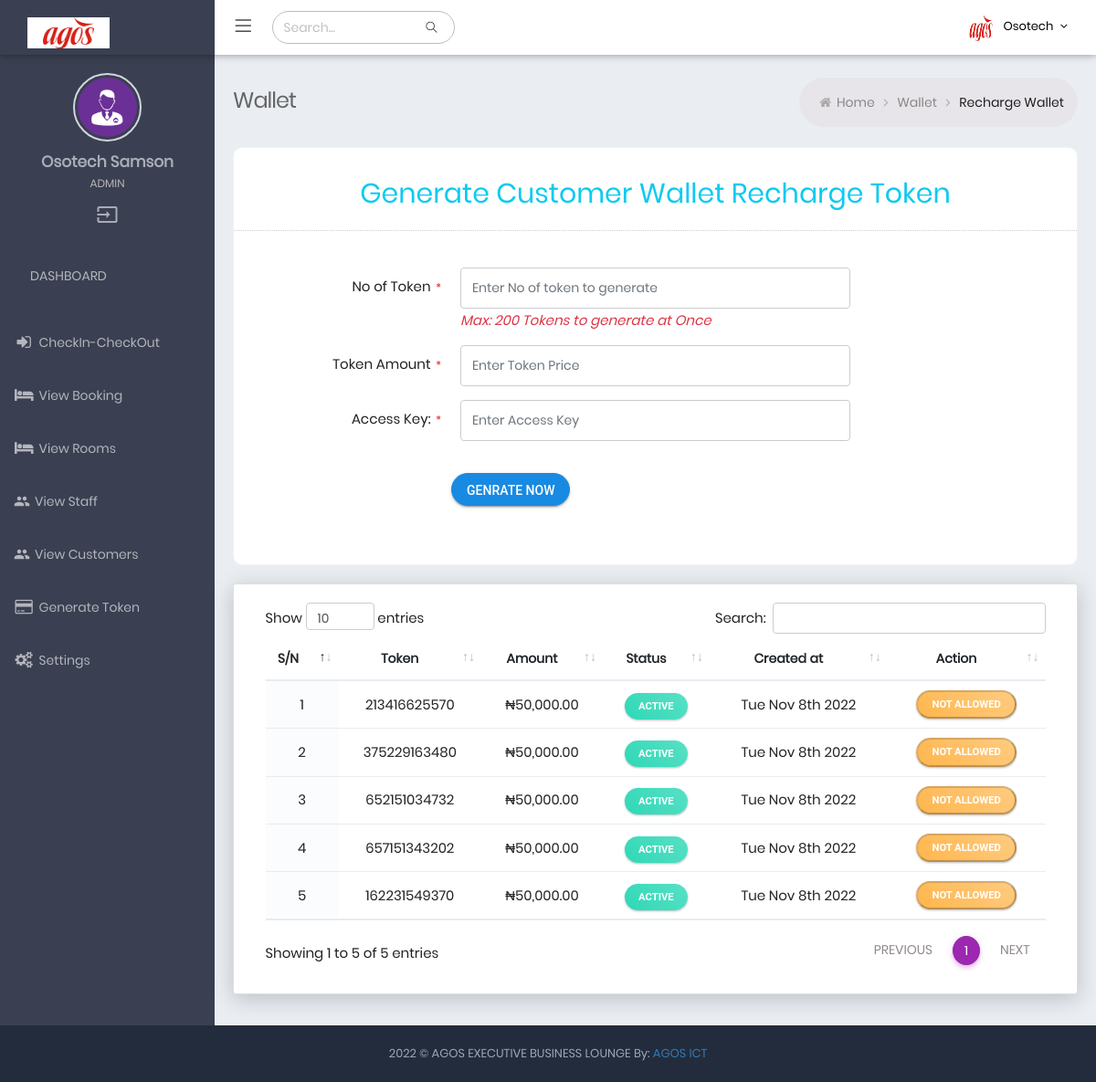
/generate (signed in), run on the app's committed database.
### tables this page shows
CREATE TABLE IF NOT EXISTS `tbl_settings` (
  `id` int(1) NOT NULL AUTO_INCREMENT,
  `company_name` varchar(255) DEFAULT NULL,
  `phone` varchar(255) DEFAULT NULL,
  `email` varchar(255) DEFAULT NULL,
  `address` text DEFAULT NULL,
  `country` varchar(255) DEFAULT NULL,
  `lga` varchar(255) DEFAULT NULL,
  `state` varchar(255) DEFAULT NULL,
  `favicon` varchar(255) DEFAULT NULL,
  `logo` varchar(255) DEFAULT NULL,
  `url` varchar(255) DEFAULT NULL,
  `owner` varchar(255) DEFAULT NULL,
  `founded_year` date DEFAULT NULL,
  `short_name` varchar(20) DEFAULT NULL,
  PRIMARY KEY (`id`)
);

CREATE TABLE IF NOT EXISTS `admin_tbl` (
  `id` int(11) NOT NULL AUTO_INCREMENT,
  `username` varchar(50) DEFAULT NULL,
  `email` varchar(255) DEFAULT NULL,
  `password` varchar(255) DEFAULT NULL,
  `fullname` varchar(255) DEFAULT NULL,
  `role_type` varchar(50) NOT NULL DEFAULT 'Admin',
  `status` tinyint(1) NOT NULL DEFAULT 0 COMMENT '0= not active, 1=active',
  `verified` tinyint(1) NOT NULL DEFAULT 0 COMMENT '0=not verified, 1= verified',
  `is_online` tinyint(1) NOT NULL DEFAULT 0 COMMENT '0=offline, 1=online',
  `created_at` date NOT NULL,
  PRIMARY KEY (`id`)
);

CREATE TABLE IF NOT EXISTS `wallet_pins_tbl` (
  `id` bigint(20) NOT NULL AUTO_INCREMENT,
  `token` varchar(50) NOT NULL,
  `amount` float NOT NULL,
  `status` tinyint(1) NOT NULL DEFAULT 0 COMMENT '0= active, 1=used',
  `created_at` date NOT NULL,
  PRIMARY KEY (`id`),
  UNIQUE KEY `token` (`token`)
);

### Helper/helper.php (called while the page is built, shortened)
<?php
$Database = new Database();
$dbh = $Database->osotech_connect();
$Alert = new Alert();
$Core = new Core($dbh, $Alert);
$Admin = new Admin($dbh, $Core, $Alert);
$Pin = new Pin($dbh, $Core, $Alert);
$Admin->isAdminLoggedIn();
$admin_data = $Admin->getAdminById($_SESSION['AGOS_ADMIN_UNIQUE_ID']);
$app_data = $Admin->getAppInfo();

### App/Controller/Admin.php (called while the page is built, shortened)
<?php
class Admin
{
  private PDO $dbh;
  private $table = "admin_tbl";
  public function __construct($dbh, $Core, $Alert)
  {
    $this->dbh = $dbh;
  }
  public function getAdminById($aid)
  {
    $sql = "SELECT * FROM `{$this->table}` WHERE id=? LIMIT 1";
    $this->stmt = $this->dbh->prepare($sql);
    $this->response = $this->stmt->execute([$aid]);
    if ($this->stmt->rowCount() == '1') {
      $this->response = $this->stmt->fetch();
      return $this->response;
      $this->dbh = null;
    }
  }
  public function getAppInfo()
  {
    $sql = "SELECT * FROM `tbl_settings` WHERE id=1 LIMIT 1";
    $this->stmt = $this->dbh->prepare($sql);
    $this->response = $this->stmt->execute();
    if ($this->stmt->rowCount() > 0) {
      $this->response = $this->stmt->fetch();
      return $this->response;
      $this->dbh = null;
    }
  }
}

### App/Controller/Pin.php (called while the page is built, shortened)
<?php
class Pin
{
  private PDO $dbh;
  private $table = "wallet_pins_tbl";
  public function __construct($dbh, $Core, $Alert)
  {
    $this->dbh = $dbh;
  }
  public function getAllWalletToken()
  {
    $this->query = "SELECT * FROM `{$this->table}` ORDER BY id DESC";
    $this->stmt = $this->dbh->prepare($this->query);
    $this->stmt->execute();
    if ($this->stmt->rowCount() > 0) {
      $this->response = $this->stmt->fetchAll();
      return $this->response;
    }
  }
}

### generate.php (the view, shortened to what this page needs)
<?php
require_once "Helper/helper.php";
?>
<!DOCTYPE html>
<html lang="en">
<head>
  <?php include_once("Inc/DatatableHeaderScript.php"); ?>
</head>
<body
  class="page-header-fixed sidemenu-closed-hidelogo page-content-white page-md header-white dark-sidebar-color logo-dark">
  <div class="page-wrapper">
    <?php include_once "Inc/Header.php" ?>
    <div class="page-container">
      <?php include_once "Inc/TopSidebar.php"; ?>
      <div class="page-content-wrapper">
        <div class="page-content">
          <div class="page-bar">
            <div class="page-title-breadcrumb">
              <div class=" pull-left">
                <div class="page-title">Wallet</div>
              </div>
              <ol class="breadcrumb page-breadcrumb pull-right">
                <li><i class="fa fa-home"></i>&nbsp;<a class="parent-item" href="./">Home</a>&nbsp;<i
                    class="fa fa-angle-right"></i>
                </li>
                <li><a class="parent-item" href="#">Wallet</a>&nbsp;<i class="fa fa-angle-right"></i>
                </li>
                <li class="active">Recharge Wallet</li>
              </ol>
            </div>
          </div>
          <div class="row">
            <div class="col-md-12 col-sm-12">
              <div class="card card-box">
                <div class="card-head">
                  <h2 class="lead text-center mb-3 text-bold text-info">Generate Customer Wallet Recharge Token</h2>
                </div>
                <div class="card-body" id="bar-parent">
                  <form id="generateWalletTokenForm" class="form-horizontal">
                    <div class="form-body">
                      <div class="form-group row">
                        <label class="control-label col-md-3">No of Token
                          <span class="required"> * </span>
                        </label>
                        <div class="col-md-6">
                          <input type="number" name="no_of_token" data-required="1"
                            placeholder="Enter No of token to generate" class="form-control input-height" />
                          <span class="text-danger"><i>Max: 200 Tokens to generate at Once</i></span>
                        </div>
                      </div>
                      <div class="form-group row">
                        <label class="control-label col-md-3">Token Amount
                          <span class="required"> * </span>
                        </label>
                        <div class="col-md-6">
                          <input type="number" autocomplete="off" name="price" data-required="1"
                            placeholder="Enter Token Price" class="form-control input-height" />
                        </div>
                      </div>
                      <div class="form-group row">
                        <label class="control-label col-md-3">Access Key:
                          <span class="required"> * </span>
                        </label>
                        <div class="col-md-6">
                          <input type="password" autocomplete="off" name="access" data-required="1"
                            placeholder="Enter Access Key" class="form-control input-height" />
                        </div>
                      </div>
                      <div class="form-actions">
                        <div class="row">
                          <div class="offset-md-3 col-md-9">
                            <button type="submit"
                              class="mdl-button mdl-js-button mdl-button--raised mdl-js-ripple-effect m-b-10 m-r-20 btn-circle btn-primary _loadingBtn__">Genrate
                              Now</button>
                          </div>
                        </div>
                      </div>
                    </div>
                  </form>
                </div>
              </div>
            </div>
          </div>
          <div class="card">
            <div class="card-body">
              <div class="table-scrollable">
                <table class="table table-checkable order-column full-width text-center" id="example4">
                  <thead>
                    <tr>
                      <th class="center"> S/N </th>
                      <th class="center"> Token </th>
                      <th class="center"> Amount </th>
                      <th class="center">Status </th>
                      <th class="center"> Created at </th>
                      <th class="center"> Action </th>
                    </tr>
                  </thead>
                  <tbody>
                    <?php
                    $activeTokens = $Pin->getAllWalletToken();
                    if ($activeTokens) {
                      $cnt = 0;
                      foreach ($activeTokens as $walletToken) {
                        $cnt++; ?>
                    <tr>
                      <td><?php echo $cnt; ?></td>
                      <td><?php echo $walletToken->token; ?></td>
                      <td>&#8358;<?php echo number_format($walletToken->amount, 2); ?></td>
                      <td>
                        <?php echo $walletToken->status == '0' ? '<span class="label label-success label-xs label-rouded">Active</span>' : '<span class="label label-danger label-xs label-rouded">Used</span>'; ?>
                      </td>
                      <td><?php echo date("D M jS Y", strtotime($walletToken->created_at)); ?></td>
                      <td> <?php if ($walletToken->status == '0') { ?>
                        <button type="button" disabled class="label label-warning label-xs label-rouded">
                          Not Allowed</button>
                        <?php } ?>
                      </td>
                    </tr>
                    <?php
                      }
                    }
                    ?>
                  </tbody>
                </table>
              </div>
            </div>
          </div>
        </div>
      </div>
    </div>
    <?php include_once "Inc/Footer.php"; ?>
  </div>
</body>
</html>

### Inc/Header.php (shortened to what this page needs)
<div class="page-header navbar navbar-fixed-top">
  <div class="page-header-inner ">
    <div class="page-logo">
      <a href="./">
        <img alt="" class="logo-default img-fluid" width="100" height="50"
          src="image/<?php echo $app_data->logo == NULL || $app_data->logo == "" ? 'agos-logo.jpg' : $app_data->logo; ?>">
        <span class="logo-default"></span> </a>
    </div>
    <ul class="nav navbar-nav navbar-left in">
      <li><a href="javascript:void(0);" class="menu-toggler sidebar-toggler"><i class="icon-menu"></i></a></li>
    </ul>
    <form class="search-form-opened" action="#" method="GET">
      <div class="input-group">
        <input type="text" class="form-control" placeholder="Search..." name="query">
        <span class="input-group-btn search-btn">
          <a href="javascript:;" class="btn submit">
            <i class="icon-magnifier"></i>
          </a>
        </span>
      </div>
    </form>
    <?php include_once "Inc/TopMenuBar.php"; ?>
  </div>
</div>

### Inc/TopMenuBar.php (shortened to what this page needs)
<div class="top-menu">
  <ul class="nav navbar-nav pull-right">
    <li class="dropdown dropdown-user">
      <a href="javascript:;" class="dropdown-toggle" data-bs-toggle="dropdown" data-hover="dropdown"
        data-close-others="true">
        <img alt="" class="img-circle" width="40" height="60"
          src="image/<?php echo $app_data->logo == NULL || $app_data->logo == "" ? 'agos-logo.jpg' : $app_data->logo; ?>" />
        <span class="username username-hide-on-mobile"> <?php echo ucfirst($admin_data->username); ?> </span>
        <i class="fa fa-angle-down"></i>
      </a>
    </li>
  </ul>
</div>

### Inc/TopSidebar.php (shortened to what this page needs)
<div class="sidebar-container">
  <div class="sidemenu-container navbar-collapse collapse fixed-menu">
    <div id="remove-scroll">
      <ul class="sidemenu page-header-fixed p-t-20" data-keep-expanded="false" data-auto-scroll="true"
        data-slide-speed="200">
        <li class="sidebar-user-panel">
          <div class="user-panel">
            <div class="row">
              <div class="sidebar-userpic">
                <img src="assets/img/user-image.jpg" class="img-responsive" alt="">
              </div>
            </div>
            <div class="profile-usertitle">
              <div class="sidebar-userpic-name"> <?php echo ucfirst($admin_data->fullname); ?> </div>
              <div class="profile-usertitle-job"> <?php echo strtoupper($admin_data->role_type); ?> </div>
            </div>
            <div class="sidebar-userpic-btn">
              <a class="tooltips" onclick="return confirm('Do you really want to Sign Out?');"
                href="logout?action=destroy_admin_session" data-placement="top" data-original-title="Logout">
                <i class="material-icons">input</i>
              </a>
            </div>
          </div>
        </li>
        <li class="menu-heading">
          <a href="./" class="nav-link ">
            <span class="text-center">DASHBOARD</span>
          </a>
        </li>
        <li class="nav-item">
          <a href="checkin" class="nav-link ">
            <i class="fa fa-sign-in"></i>
            <span class="title">CheckIn-CheckOut</span>
          </a>
        </li>
        <li class="nav-item">
          <a href="view-booking" class="nav-link ">
            <i class="fa fa-bed"></i>
            <span class="title">View Booking</span>
          </a>
        </li>
        <li class="nav-item">
          <a href="rooms" class="nav-link ">
            <i class="fa fa-bed"></i>
            <span class="title">View Rooms</span>
          </a>
        </li>
        <li class="nav-item">
          <a href="view-manager" class="nav-link ">
            <i class="material-icons">group</i>
            <span class="title">View Staff</span>
          </a>
        </li>
        <li class="nav-item">
          <a href="view-customer" class="nav-link ">
            <i class="material-icons">group</i>
            <span class="title">View Customers</span>
          </a>
        </li>
        <li class="nav-item">
          <a href="generate" class="nav-link ">
            <i class="fa fa-credit-card" aria-hidden="true"></i>
            <span class="title">Generate Token</span>
          </a>
        </li>
        <li class="nav-item">
          <a href="profile" class="nav-link ">
            <i class="fa fa-cogs" aria-hidden="true"></i>
            <span class="title">Settings</span>
          </a>
        </li>
      </ul>
    </div>
  </div>
</div>

### Inc/Footer.php (shortened to what this page needs)
<div class="page-footer">
  <div class="page-footer-inner"> <?php echo date("Y") ?> &copy; <?php echo ucwords($app_data->company_name) ?> <span>
      By:</span>
    <a href="mailto:<?php echo ucwords($app_data->email) ?>" target="_top" class="makerCss">
      <?php echo strtoupper($app_data->short_name) ?>
    </a>
  </div>
</div>

### data on the page
tbl_settings: logo (picture), company_name "AGOS EXECUTIVE BUSINESS LOUNGE", short_name "AGOS ICT"
admin_tbl: username "Osotech", fullname "Osotech Samson", role_type "ADMIN"
wallet_pins_tbl: token "213416625570", amount "50,000.00", status "ACTIVE", created_at "Tue Nov 8th 2022"
wallet_pins_tbl: token "375229163480", amount "50,000.00", status "ACTIVE", created_at "Tue Nov 8th 2022"
wallet_pins_tbl: token "652151034732", amount "50,000.00", status "ACTIVE", created_at "Tue Nov 8th 2022"
wallet_pins_tbl: token "657151343202", amount "50,000.00", status "ACTIVE", created_at "Tue Nov 8th 2022"
wallet_pins_tbl: token "162231549370", amount "50,000.00", status "ACTIVE", created_at "Tue Nov 8th 2022"
